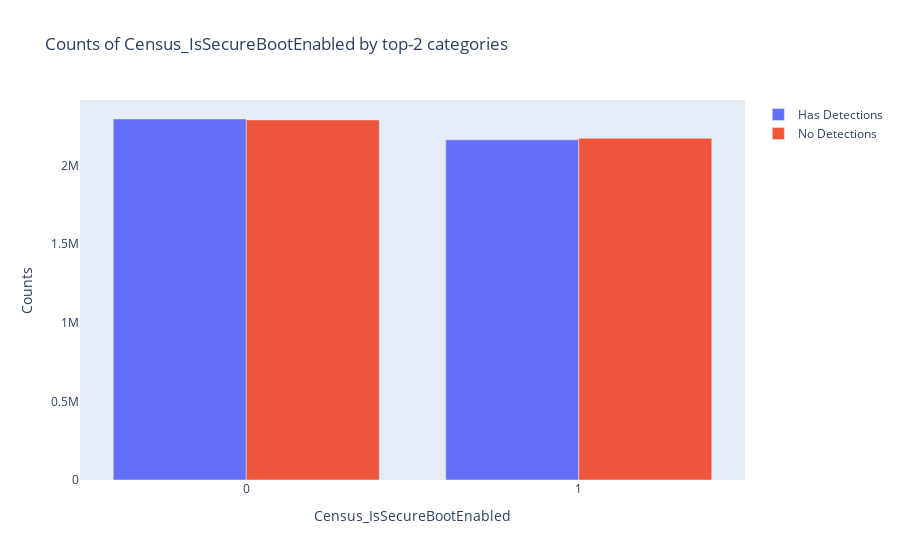

The notebook cell saved with this chart:
### Code cell
plotbinaryfeature('Census_IsSecureBootEnabled')

### Figure 1 — Plotly figure (JSON) as saved in the notebook; plotly's stock layout.template omitted (floating-point values rounded to 4 significant figures)
{"data": [{"name": "Has Detections", "type": "bar", "x": [0, 1], "y": [2295583, 2163309]}, {"name": "No Detections", "type": "bar", "x": [0, 1], "y": [2289855, 2172736]}], "layout": {"barmode": "group", "legend": {"orientation": "v"}, "title": {"text": "Counts of Census_IsSecureBootEnabled by top-2 categories"}, "xaxis": {"showgrid": false, "showline": false, "title": {"text": "Census_IsSecureBootEnabled"}, "zeroline": false}, "yaxis": {"showgrid": false, "showline": false, "title": {"text": "Counts"}, "zeroline": false}}}
